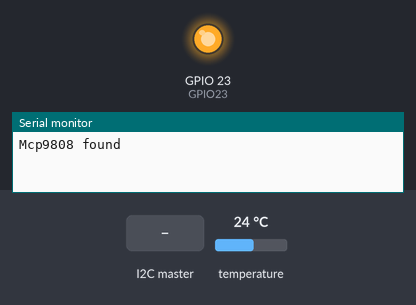
The sketch below on a simulated ESP32. Shown: output pins drawn as LEDs (lit = HIGH), the last lines printed to the serial monitor. Inputs (shaded band) come from the test bench; at power-on: temperature 24 °C.

Above: at 1.2 s.
1.3 s: the I2C master sends the byte 1
At 2.1 s:
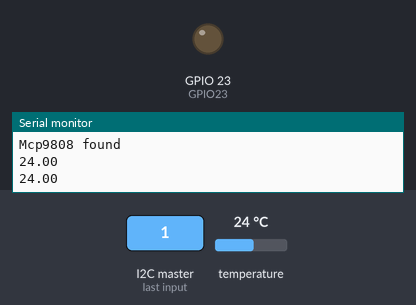
Timing chart, 0 to 5.5 s (numbered marks = the images above; inputs shaded):
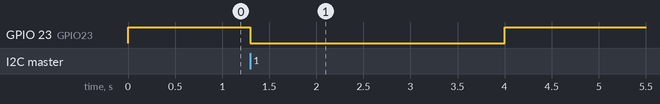

The sketch:

Target_1.ino
```cpp
#include <Wire.h>
#include <Adafruit_MCP9808.h>


#define SENSOR_SDA 21
#define SENSOR_SCL 22
#define I2CBUS2_SDA 18
#define I2CBUS2_SCL 19
#define GPIO23 23
// -------- SLAVE CONFIG --------
#define SLAVE_ADDR 0x42
#define SAMPLES 10

// -------- COMMANDS --------
#define CMD_START       0x01
#define CMD_STATUS      0x02
#define CMD_ERROR_COUNT 0x03

// -------- STATUS --------
#define ST_IDLE        0x00
#define ST_COLLECTING  0x01
#define ST_DONE        0x02

volatile uint8_t status = ST_IDLE;
volatile uint8_t lastCmd = 0;
volatile bool startRequested = false;
// -------- SENSOR --------
TwoWire I2C_BUS2 = TwoWire(1);
Adafruit_MCP9808 mcp;

// -------- DATA --------
float samples[SAMPLES];
uint8_t errorCount = 0;


// -------- I2C RECEIVE --------
void onReceive(int len) {
  if (!I2C_BUS2.available()) return;

  lastCmd = I2C_BUS2.read();

  if (lastCmd == CMD_START) {
    status = ST_COLLECTING;
    startRequested = true;
    errorCount = 0;
  }
}

// -------- I2C REQUEST --------
void onRequest() {

  if (lastCmd == CMD_STATUS) {
    I2C_BUS2.write(status);
  }
  else if (lastCmd == CMD_ERROR_COUNT) {
    I2C_BUS2.write(errorCount);
  }
}

// -------- DIAGNOSTICS --------
void Diagnostics() {
  errorCount = 0;

  for (int i = 0; i < SAMPLES; i++) {
    float t = samples[i];

    // MCP9808 datasheet limits
    if(isnan(t))
    {
      errorCount++;
    }
    if (t < -40.0 || t > 125.0) {
        errorCount++;
    }
  }
}

// -------- MONITORING --------
void Monitoring() {
  for(int i=0;i<SAMPLES;i++)
  {
    vTaskDelay(250 / portTICK_PERIOD_MS);
    samples[i] = mcp.readTempC();
    Serial.println(samples[i]);
  }
}

// -------- SETUP --------
void setup() {
Serial.begin(115200);
// MAIN I2C BUS → Sensors
  Wire.begin(SENSOR_SDA, SENSOR_SCL);
  if (!mcp.begin(0x1F)) {
     Serial.println("MCP9808 not found");
  }else
  Serial.println("Mcp9808 found");
   // Optional: Set resolution (0 to 3)
  mcp.setResolution(0);  // 0 = 0.5°C (fastest)
   I2C_BUS2.begin(SLAVE_ADDR,I2CBUS2_SDA,I2CBUS2_SCL,100000);
   I2C_BUS2.onReceive(onReceive);
   I2C_BUS2.onRequest(onRequest);
   pinMode(GPIO23,OUTPUT);
   digitalWrite(GPIO23, HIGH);
}

// -------- LOOP --------
void loop() {
 if (startRequested) {
    startRequested = false;
    status = ST_COLLECTING;
    digitalWrite(GPIO23, LOW);
    Monitoring();
    Diagnostics();
    status = ST_DONE;
    digitalWrite(GPIO23, HIGH);
  }
}
```

Measured:
- after the input at 1.3 s, GPIO 23 (GPIO23): HIGH → LOW at once, → HIGH 2.7 s later
